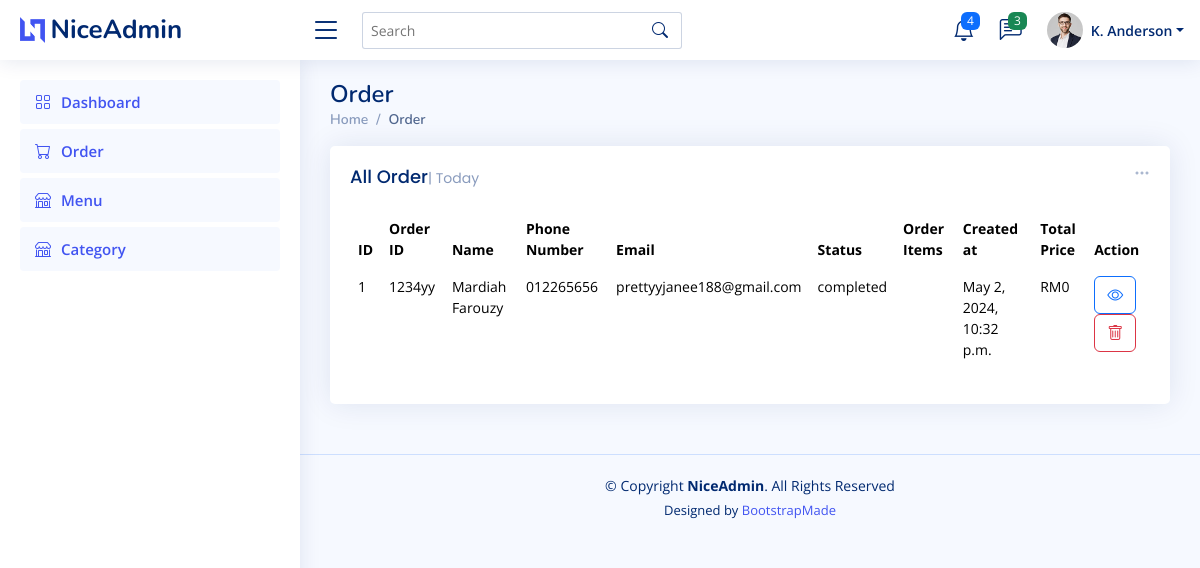
/order/, run on an earlier commit of the app's database.
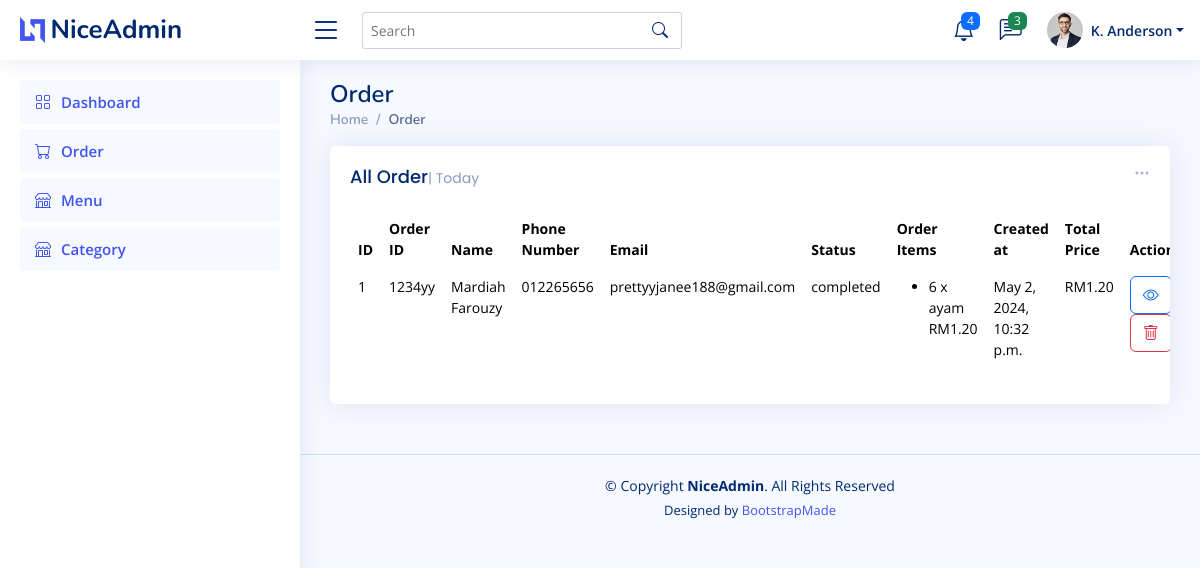
And on a later commit of the database.
### pages/models.py (models this page shows, shortened)
class Order(models.Model):
    order_id = models.CharField(max_length=100)
    name = models.CharField(max_length=100)
    phone_number = models.CharField(max_length=20)
    email = models.CharField(max_length=100, default= None, null=True)
    status_choice = [
        ('pending','Pending'),
        ('cancelled','Cancelled'),
        ('completed','Completed'),
    ]
    status = models.CharField(max_length=20, choices = status_choice)
    menu=models.ManyToManyField(Menu, through ='OrderItem')
    created_at = models.DateTimeField(default=datetime.now())

class OrderItem(models.Model):
     order = models.ForeignKey(Order, on_delete=models.CASCADE)
     menu = models.ForeignKey(Menu, on_delete=models.CASCADE)
     quantity = models.PositiveIntegerField()
     def total_price(self):
         return self.quantity * self.menu.price

class Menu(models.Model):
    name = models.CharField(max_length=150)
    description = models.TextField()
    image = models.ImageField(upload_to='menu_images')
    price = models.DecimalField(max_digits=10,decimal_places=2)
    rating = models.DecimalField(max_digits=3,decimal_places=2,default= None, null=True)
    review = models.TextField(default= None, null=True)
    category = models.ForeignKey(Category, on_delete=models.CASCADE)

### pages/views.py (the view)
# urls.py: path('order/',views.order),
def order(request):
    orders=Order.objects.all().prefetch_related('orderitem_set__menu')
    for order in orders:
        order.total_price = sum(order_item.total_price() for order_item in order.orderitem_set.all())
    return render(request,'order.html',{'orders':orders})

### templates/order.html (shortened to what this page needs)
{% load static %}
{% include 'header.html' %}
<main id="main" class="main">
    <div class="pagetitle">
      <h1>Order</h1>
      <nav>
        <ol class="breadcrumb">
          <li class="breadcrumb-item"><a href="/">Home</a></li>
          <li class="breadcrumb-item active">Order</li>
        </ol>
      </nav>
    </div>
    <section class="section dashboard">
      <div class="row">
        <div class="col-lg-12">
          <div class="row">
            <div class="col-12">
              <div class="card recent-sales overflow-auto">
                <div class="filter">
                  <a class="icon" href="#" data-bs-toggle="dropdown"><i class="bi bi-three-dots"></i></a>
                </div>
                <div class="card-body">
                  <h5 class="card-title">All Order<span>| Today</span></h5>
                  <table class="table table-borderless datatable">
                    <thead>
                      <tr>
                        <th scope="row">ID<a href="order.id"></a></th>
                        <th scope="col">Order ID</th>
                        <th scope="col">Name</th>
                        <th scope="col">Phone Number</th>
                        <th scope="col">Email</th>
                        <th scope="col">Status</th>
                        <th scope="col">Order Items</th>
                        <th scope="col">Created at</th>
                        <th scope="col">Total Price</th>
                        <th scope="col">Action</th>
                      </tr>
                    </thead>
                    <tbody>
                      {% for order in orders %}
                      <tr>
                        <td>{{order.id}}</td>
                        <td>{{order.order_id}}</td>
                        <td>{{order.name}}</td>
                        <td>{{order.phone_number}}</td>
                        <td>{{order.email}}</td>
                          <td>{{order.status}}</td>
                          <td>
                            <ul>
                              {% for order_item in order.orderitem_set.all %}
                              <li>
                                {{ order_item.quantity}} x {{order_item.menu.name}}
                                RM{{ order_item.total_price}}
                              </li>
                              {% endfor %}
                            </ul>
                          </td>
                          <td>{{order.created_at}}</td>
                          <td>RM{{ order.total_price }}</td>
                          <td> <a class="btn btn-outline-primary" href=""><i class="bi bi-eye"></i></a>
                            <button type="button" class="btn btn-outline-danger" data-bs-toggle="modal" data-bs-target="#menu-{{menu.id}}">
                              <i class="bi bi-trash"></i>
                            </button>
                            </td>
                      </tr>
                      {% endfor %}
                    </tbody>
                  </table>
                </div>
              </div>
            </div>
      </div>
    </section>
  </main>
{% include 'footer.html' %}

What changed in the data, as far as the page shows it:
computed for Order "1234yy": total_price "0" → "1.20"
added OrderItem: quantity "6", menu.name "ayam", total_price "1.20"
